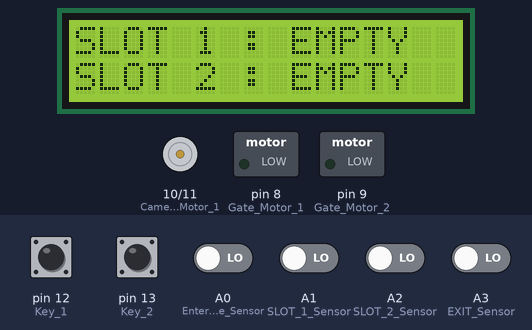
Recording of a sketch running on a simulated Arduino Uno, built with avr-gcc and run on an emulated ATmega328P. Shown: 16×2 character LCD, motor-driver pin pairs drawn as motors (green arrow = first pin HIGH = forward, orange = second pin HIGH = backward, longer = more drive), switched loads named in the sketch (green lamp = pin HIGH). Inputs (shaded band) come from the test bench; at power-on: pin 12 (Key_1), pin 13 (Key_2) HIGH, A0 (Enterence_Sensor), A1 (SLOT_1_Sensor), A2 (SLOT_2_Sensor), A3 (EXIT_Sensor) LOW. What the sketch prints to the serial monitor is not drawn.

Above: at 7.7 s.
7.8 s: A1 (SLOT_1_Sensor) driven HIGH
At 9.7 s:
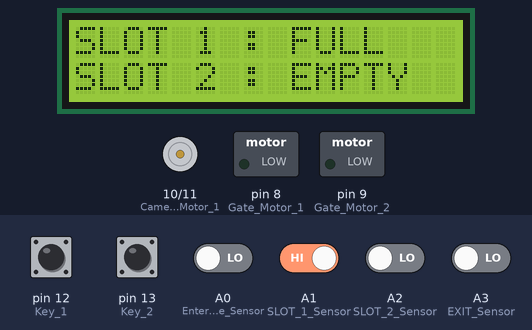
10.7 s: A2 (SLOT_2_Sensor) driven HIGH
At 11.9 s:
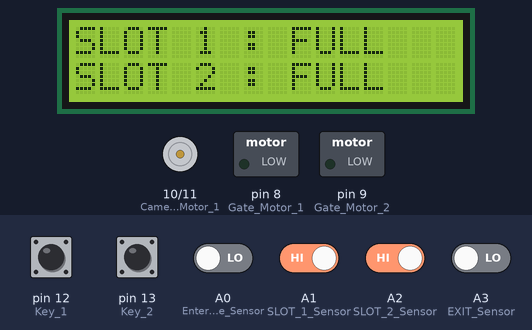
12.8 s: A1 (SLOT_1_Sensor) driven LOW
At 14.1 s:
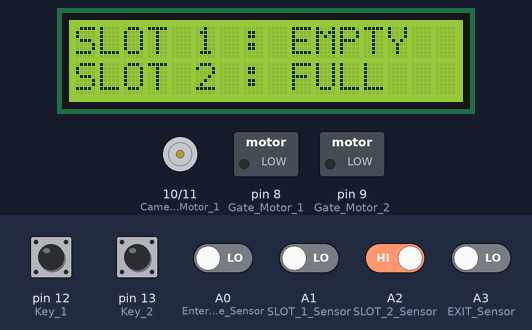
14.9 s: A0 (Enterence_Sensor) driven HIGH
At 15.2 s:
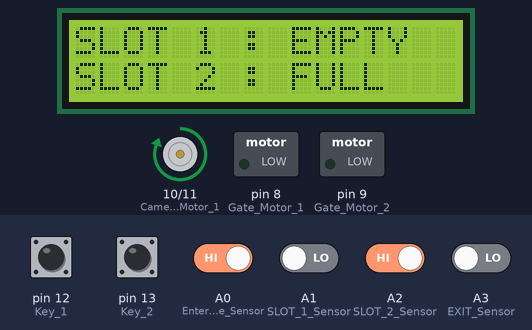
17.4 s: A0 (Enterence_Sensor) driven LOW
At 18.2 s:
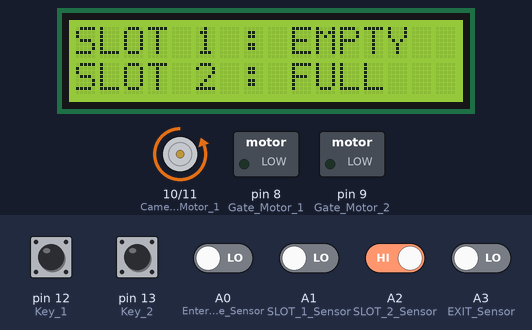
19.9 s: pin 12 (Key_1) pulled LOW for 1 s
At 21.5 s:
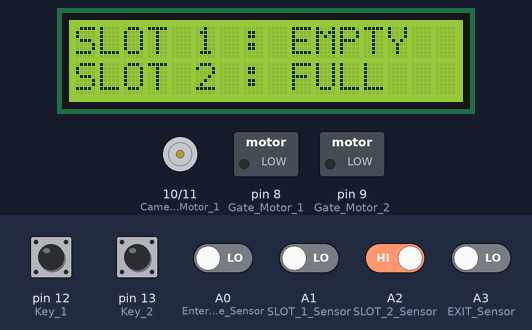
Timing chart, 0 to 23.0 s (numbered marks = the images above; inputs shaded):
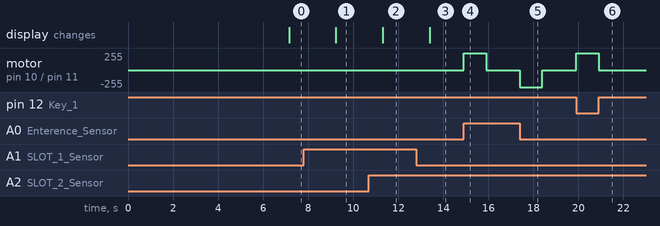

The sketch:

ParkingSytem.ino
```cpp
 //!!AUM!!
//INIT...
#include <LiquidCrystal.h>
// RS-2  ; EN-3 ; D4-4    ;  D5-5   ; D6-6    ; D7-7
LiquidCrystal lcd(2, 3, 4, 5, 6, 7);

#define Enterence_Sensor  A0
#define SLOT_1_Sensor     A1
#define SLOT_2_Sensor     A2
#define EXIT_Sensor       A3

#define Gate_Motor_1      8
#define Gate_Motor_2      9
#define Camera_Motor_1    10
#define Camera_Motor_2    11
#define Key_1             12
#define Key_2             13


void setup()
{  // put your setup code here, to run once:
  pinMode(Enterence_Sensor,INPUT);
  pinMode(SLOT_1_Sensor,INPUT);
  pinMode(SLOT_2_Sensor,INPUT);
  pinMode(EXIT_Sensor,INPUT);
  pinMode(Key_1,INPUT_PULLUP);
  pinMode(Key_2,INPUT_PULLUP);
  pinMode(Gate_Motor_1,OUTPUT);
  pinMode(Gate_Motor_2,OUTPUT);
  pinMode(Camera_Motor_1,OUTPUT);
  pinMode(Camera_Motor_2,OUTPUT);

  Serial.begin(9600);

  digitalWrite(Gate_Motor_1, LOW);
  digitalWrite(Gate_Motor_2, LOW);
  digitalWrite(Camera_Motor_1, LOW);
  digitalWrite(Camera_Motor_2, LOW);

  lcd.begin(16, 2);
  lcd.setCursor(0, 0);
  lcd.print("CAR PARKING SYS ");
  lcd.setCursor(0, 1);
  lcd.print("                ");
  delay(5000);
}

char Camera_Event_flag = 0,Door_flag = 0,Sloat1_Flag = 0,Sloat2_Flag = 0;
int base_delay = 0;

void loop()
{
  if(Serial.available())
  { char r = Serial.read();
    if(r == 'Q')
    { Door_flag = 1;
    }
  }

  if(digitalRead(Enterence_Sensor) == 1)
  { if(Camera_Event_flag == 0)
    { Camera_Event_flag = 1;
      Serial.write('E');
      digitalWrite(Camera_Motor_1,HIGH);
      digitalWrite(Camera_Motor_2,LOW);
      delay(1000);
      digitalWrite(Camera_Motor_1,LOW);
      digitalWrite(Camera_Motor_2,LOW);
    }
  }
  if(digitalRead(EXIT_Sensor) == 1)
  { if(Camera_Event_flag == 0)
    { Camera_Event_flag = 2;
      Serial.write('X');
      digitalWrite(Camera_Motor_1,LOW);
      digitalWrite(Camera_Motor_2,HIGH);
      delay(1000);
      digitalWrite(Camera_Motor_1,LOW);
      digitalWrite(Camera_Motor_2,LOW);
    }
  }
  if((digitalRead(Enterence_Sensor) == 0)&&(digitalRead(EXIT_Sensor) == 0))
  { if(Camera_Event_flag == 1)
    { digitalWrite(Camera_Motor_1,LOW);
      digitalWrite(Camera_Motor_2,HIGH);
      delay(1000);
      digitalWrite(Camera_Motor_1,LOW);
      digitalWrite(Camera_Motor_2,LOW);
      Camera_Event_flag = 0;
    }
    if(Camera_Event_flag == 2)
    { digitalWrite(Camera_Motor_1,HIGH);
      digitalWrite(Camera_Motor_2,LOW);
      delay(1000);
      digitalWrite(Camera_Motor_1,LOW);
      digitalWrite(Camera_Motor_2,LOW);
      Camera_Event_flag = 0;
    }

  }

  if(digitalRead(Key_1) == 0) { digitalWrite(Camera_Motor_1,HIGH);
                                digitalWrite(Camera_Motor_2,LOW);
                                delay(100);
                                digitalWrite(Camera_Motor_1,LOW);
                                digitalWrite(Camera_Motor_2,LOW);
                              }

  if((digitalRead(Key_2) == 0)&&(Door_flag == 1))
  {   Door_flag = 0;
      lcd.setCursor(0, 0);
      lcd.print(" PAYMENT DONE   ");
      lcd.setCursor(0, 1);
      lcd.print("   DOOR OPEN    ");
      delay(1000);
      digitalWrite(Gate_Motor_1,HIGH);
      digitalWrite(Gate_Motor_2,LOW);
      delay(1000);
      digitalWrite(Gate_Motor_1,LOW);
      digitalWrite(Gate_Motor_2,LOW);
      delay(10000);
      digitalWrite(Gate_Motor_1,LOW);
      digitalWrite(Gate_Motor_2,HIGH);
      delay(1000);
      digitalWrite(Gate_Motor_1,LOW);
      digitalWrite(Gate_Motor_2,LOW);
  }

  delay(1);
  base_delay++;
  if(base_delay < 2000)   return;
  base_delay = 0;

  if(digitalRead(SLOT_1_Sensor) == 1)
  {   lcd.setCursor(0, 0);
      lcd.print("SLOT 1 : FULL   ");
      if(Sloat1_Flag == 0)
      { Sloat1_Flag = 1;
        Serial.write('A');
      }
  }
  else
  {   lcd.setCursor(0, 0);
      lcd.print("SLOT 1 : EMPTY  ");
      if(Sloat1_Flag == 1)
      { Sloat1_Flag = 0;
        Serial.write('a');
      }
  }

  if(digitalRead(SLOT_2_Sensor) == 1)
  {   lcd.setCursor(0, 1);
      lcd.print("SLOT 2 : FULL   ");
      if(Sloat2_Flag == 0)
      { Sloat2_Flag = 1;
        Serial.write('B');
      }
  }
  else
  {   lcd.setCursor(0, 1);
      lcd.print("SLOT 2 : EMPTY  ");
      if(Sloat2_Flag == 1)
      { Sloat2_Flag = 0;
        Serial.write('b');
      }
  }

}
```

Measured:
- after the input at 7.8 s, the display: changes after 1.4 s (image 1)
- after the input at 10.7 s, the display: changes after 0.62 s (image 2)
- after the input at 12.8 s, the display: changes after 0.60 s (image 3)
- after the input at 14.9 s, motor on pin 10 (Camera_Motor_1) / pin 11 (Camera_Motor_2): stopped → forward 255/255 at once, → stopped 1.0 s later
- after the input at 17.4 s, motor on pin 10 (Camera_Motor_1) / pin 11 (Camera_Motor_2): stopped → backward 255/255 at once, → stopped 1.0 s later
- after the input at 19.9 s, motor on pin 10 (Camera_Motor_1) / pin 11 (Camera_Motor_2): stopped → forward 255/255 at once, → stopped 1.0 s later
